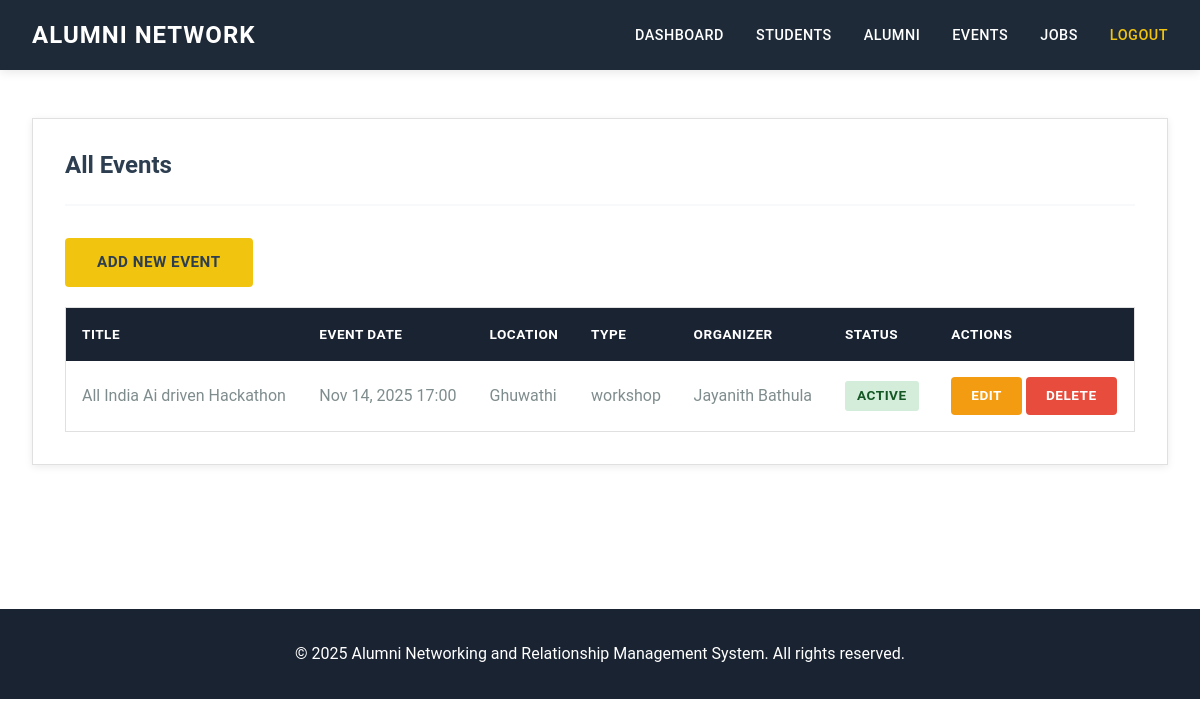
Page /allevents (signed in) on the committed database.
### adminapp/models.py (models this page shows, shortened)
class Event(models.Model):
    id = models.AutoField(primary_key=True)
    title = models.CharField(max_length=200, blank=False)
    description = models.TextField(blank=True)
    event_date = models.DateTimeField(blank=False)
    location = models.CharField(max_length=200, blank=True)
    event_type = models.CharField(max_length=50, blank=True)  # networking, workshop, reunion, etc.
    organizer = models.ForeignKey(Alumni, on_delete=models.SET_NULL, null=True, blank=True, related_name='organized_events')
    max_attendees = models.IntegerField(null=True, blank=True)
    created_at = models.DateTimeField(auto_now_add=True)
    is_active = models.BooleanField(default=True)
    class Meta:
        db_table = "event_table"

class Alumni(models.Model):
    id=models.AutoField(primary_key=True)
    alumniid=models.BigIntegerField(blank=False,unique=True)
    fullname=models.CharField(max_length=100,blank=False)
    gender=models.CharField(max_length=20,blank=False)
    department=models.CharField(max_length=50,blank=False)
    program = models.CharField(max_length=50, blank=False)
    graduation_year = models.IntegerField(blank=False)
    current_position = models.CharField(max_length=100, blank=True)
    company = models.CharField(max_length=100, blank=True)
    location = models.CharField(max_length=100, blank=True)
    linkedin = models.URLField(max_length=200, blank=True)
    bio = models.TextField(blank=True)
    password=models.CharField(max_length=100,blank=False,default="Alumni123")
    email=models.CharField(max_length=100,blank=False,unique=True)
    contact=models.CharField(max_length=20,blank=False,unique=True)
    profile_picture = models.ImageField(upload_to='alumni_profiles/', blank=True, null=True)
    is_approved = models.BooleanField(default=False)
    created_at = models.DateTimeField(auto_now_add=True)
    class Meta:
        db_table = "alumni_table"

### adminapp/views.py (the view)
# urls.py: path("allevents", views.allevents, name="allevents"),
def allevents(request):
    if 'role' not in request.session or request.session['role'] != 'admin':
        messages.error(request, 'Please login first!')
        return redirect('login')
    events = Event.objects.all().order_by('-event_date')
    return render(request, 'admin/allevents.html', {'events': events})

### templates/admin/allevents.html
{% extends 'base.html' %}
{% block content %}
<div class="card">
    <div class="card-header">
        <h2 class="card-title">All Events</h2>
    </div>
    <div style="margin-bottom: 20px;">
        <a href="{% url 'addevent' %}" class="btn btn-primary">Add New Event</a>
    </div>
    <div class="table-container">
        <table>
            <thead>
                <tr>
                    <th>Title</th>
                    <th>Event Date</th>
                    <th>Location</th>
                    <th>Type</th>
                    <th>Organizer</th>
                    <th>Status</th>
                    <th>Actions</th>
                </tr>
            </thead>
            <tbody>
                {% for event in events %}
                <tr>
                    <td>{{ event.title }}</td>
                    <td>{{ event.event_date|date:"M d, Y H:i" }}</td>
                    <td>{{ event.location|default:"-" }}</td>
                    <td>{{ event.event_type|default:"-" }}</td>
                    <td>{{ event.organizer.fullname|default:"Admin" }}</td>
                    <td>
                        {% if event.is_active %}
                        <span class="status status-active">Active</span>
                        {% else %}
                        <span class="status status-inactive">Inactive</span>
                        {% endif %}
                    </td>
                    <td>
                        <a href="{% url 'editevent' event.id %}" class="btn btn-warning btn-sm">Edit</a>
                        <a href="{% url 'deleteevent' event.id %}" class="btn btn-danger btn-sm" onclick="return confirm('Are you sure?')">Delete</a>
                    </td>
                </tr>
                {% empty %}
                <tr>
                    <td colspan="7" class="empty-state">No events found</td>
                </tr>
                {% endfor %}
            </tbody>
        </table>
    </div>
</div>
{% endblock %}

### static/css/style.css (style rules this page uses)
* { margin: 0; padding: 0; box-sizing: border-box; }
:root { --primary-dark: #1a2332; --primary-blue: #2c3e50; --nav-dark: #1e2a38; --white: #ffffff; --yellow: #f1c40f; --yellow-dark: #d4ac0d; --gray-light: #f8f9fa; --gray: #95a5a6; --gray-dark: #7f8c8d; --gray-darker: #34495e; --text-dark: #2c3e50; --text-gray: #7f8c8d; --text-light: #95a5a6; --font-primary: 'Roboto', -apple-system, BlinkMacSystemFont, 'Segoe UI', sans-serif; --font-heading: 'Montserrat', 'Roboto', sans-serif; --spacing-xs: 0.5rem; --spacing-sm: 1rem; --spacing-md: 1.5rem; --spacing-lg: 2rem; --spacing-xl: 3rem; --spacing-2xl: 4rem; --transition: all 0.3s ease; }
body { font-family: var(--font-primary); font-size: 16px; line-height: 1.6; color: var(--text-dark); background-color: var(--white); -webkit-font-smoothing: antialiased; }
h1, h2, h3, h4, h5, h6 { font-family: var(--font-heading); font-weight: 700; line-height: 1.2; color: var(--text-dark); margin-bottom: var(--spacing-md); }
h2 { font-size: 2rem; }
a { color: var(--primary-blue); text-decoration: none; transition: var(--transition); }
.card { background: var(--white); border: 1px solid #e0e0e0; padding: var(--spacing-lg); margin-bottom: var(--spacing-lg); box-shadow: 0 2px 8px rgba(0, 0, 0, 0.08); transition: var(--transition); }
.card-header { border-bottom: 2px solid var(--gray-light); padding-bottom: var(--spacing-md); margin-bottom: var(--spacing-lg); }
.card-title { font-size: 1.5rem; font-weight: 700; color: var(--text-dark); margin-bottom: 0; }
.status { display: inline-block; padding: 0.25rem 0.75rem; font-size: 0.85rem; font-weight: 600; text-transform: uppercase; letter-spacing: 0.5px; border-radius: 3px; }
.status-active { background: #d4edda; color: #155724; }
.btn { display: inline-block; padding: 0.75rem 2rem; font-size: 0.95rem; font-weight: 600; text-transform: uppercase; letter-spacing: 0.5px; border: none; border-radius: 4px; cursor: pointer; transition: var(--transition); text-decoration: none; text-align: center; }
.btn-primary { background: var(--yellow); color: var(--text-dark); }
.btn-danger { background: #e74c3c; color: var(--white); }
.btn-warning { background: #f39c12; color: var(--white); }
.btn-sm { padding: 0.5rem 1.25rem; font-size: 0.85rem; }
.table-container { overflow-x: auto; border: 1px solid #e0e0e0; }
table { width: 100%; border-collapse: collapse; background: var(--white); }
thead { background: var(--primary-dark); }
th { padding: 1rem; text-align: left; font-weight: 600; color: var(--white); text-transform: uppercase; font-size: 0.85rem; letter-spacing: 0.5px; }
td { padding: 1rem; border-bottom: 1px solid #e0e0e0; color: var(--text-gray); }
tbody tr:last-child td { border-bottom: none; }

### rows in the picture
Event: title "All India Ai driven Hackathon", event_date "Nov 14, 2025 17:00", location "Ghuwathi", event_type "workshop", organizer.fullname "Jayanith Bathula", is_active "ACTIVE"
